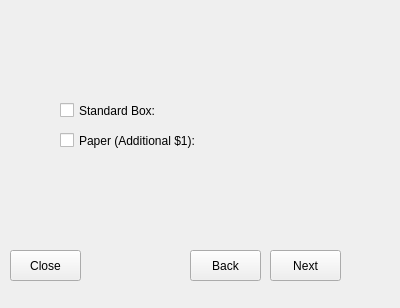
<?xml version="1.0" encoding="UTF-8"?>
<ui version="4.0">
 <class>Form</class>
 <widget class="QWidget" name="Form">
  <property name="geometry">
   <rect>
    <x>0</x>
    <y>0</y>
    <width>400</width>
    <height>308</height>
   </rect>
  </property>
  <property name="windowTitle">
   <string>Form</string>
  </property>
  <widget class="QCheckBox" name="checkBox">
   <property name="geometry">
    <rect>
     <x>60</x>
     <y>100</y>
     <width>341</width>
     <height>21</height>
    </rect>
   </property>
   <property name="text">
    <string>Standard Box: </string>
   </property>
  </widget>
  <widget class="QCheckBox" name="checkBox_2">
   <property name="geometry">
    <rect>
     <x>60</x>
     <y>130</y>
     <width>341</width>
     <height>21</height>
    </rect>
   </property>
   <property name="text">
    <string>Paper (Additional $1):</string>
   </property>
  </widget>
  <widget class="QPushButton" name="backButton">
   <property name="geometry">
    <rect>
     <x>190</x>
     <y>250</y>
     <width>71</width>
     <height>31</height>
    </rect>
   </property>
   <property name="text">
    <string>Back</string>
   </property>
  </widget>
  <widget class="QPushButton" name="closeButton">
   <property name="geometry">
    <rect>
     <x>10</x>
     <y>250</y>
     <width>71</width>
     <height>31</height>
    </rect>
   </property>
   <property name="text">
    <string>Close</string>
   </property>
  </widget>
  <widget class="QLabel" name="label">
   <property name="geometry">
    <rect>
     <x>9</x>
     <y>15</y>
     <width>38</width>
     <height>16</height>
    </rect>
   </property>
   <property name="text">
    <string/>
   </property>
  </widget>
  <widget class="QLabel" name="label_2">
   <property name="geometry">
    <rect>
     <x>8</x>
     <y>34</y>
     <width>35</width>
     <height>20</height>
    </rect>
   </property>
   <property name="text">
    <string/>
   </property>
  </widget>
  <widget class="QLabel" name="label_3">
   <property name="geometry">
    <rect>
     <x>6</x>
     <y>51</y>
     <width>35</width>
     <height>20</height>
    </rect>
   </property>
   <property name="text">
    <string/>
   </property>
  </widget>
  <widget class="QLabel" name="label_4">
   <property name="geometry">
    <rect>
     <x>15</x>
     <y>77</y>
     <width>35</width>
     <height>20</height>
    </rect>
   </property>
   <property name="text">
    <string/>
   </property>
  </widget>
  <widget class="QLabel" name="label_5">
   <property name="geometry">
    <rect>
     <x>12</x>
     <y>92</y>
     <width>35</width>
     <height>20</height>
    </rect>
   </property>
   <property name="text">
    <string/>
   </property>
  </widget>
  <widget class="QLabel" name="label_6">
   <property name="geometry">
    <rect>
     <x>11</x>
     <y>115</y>
     <width>35</width>
     <height>19</height>
    </rect>
   </property>
   <property name="text">
    <string/>
   </property>
  </widget>
  <widget class="QLabel" name="label_7">
   <property name="geometry">
    <rect>
     <x>6</x>
     <y>132</y>
     <width>35</width>
     <height>20</height>
    </rect>
   </property>
   <property name="text">
    <string/>
   </property>
  </widget>
  <widget class="QLabel" name="label_8">
   <property name="geometry">
    <rect>
     <x>12</x>
     <y>151</y>
     <width>35</width>
     <height>20</height>
    </rect>
   </property>
   <property name="text">
    <string/>
   </property>
  </widget>
  <widget class="QLabel" name="label_9">
   <property name="geometry">
    <rect>
     <x>12</x>
     <y>170</y>
     <width>35</width>
     <height>20</height>
    </rect>
   </property>
   <property name="text">
    <string/>
   </property>
  </widget>
  <widget class="QLabel" name="label_10">
   <property name="geometry">
    <rect>
     <x>10</x>
     <y>193</y>
     <width>41</width>
     <height>17</height>
    </rect>
   </property>
   <property name="text">
    <string/>
   </property>
  </widget>
  <widget class="QPushButton" name="nextButton">
   <property name="geometry">
    <rect>
     <x>270</x>
     <y>250</y>
     <width>71</width>
     <height>31</height>
    </rect>
   </property>
   <property name="text">
    <string>Next</string>
   </property>
  </widget>
  <widget class="QLabel" name="label_11">
   <property name="geometry">
    <rect>
     <x>60</x>
     <y>160</y>
     <width>291</width>
     <height>21</height>
    </rect>
   </property>
   <property name="font">
    <font>
     <weight>75</weight>
     <bold>true</bold>
    </font>
   </property>
   <property name="text">
    <string/>
   </property>
  </widget>
 </widget>
 <resources/>
 <connections/>
</ui>
